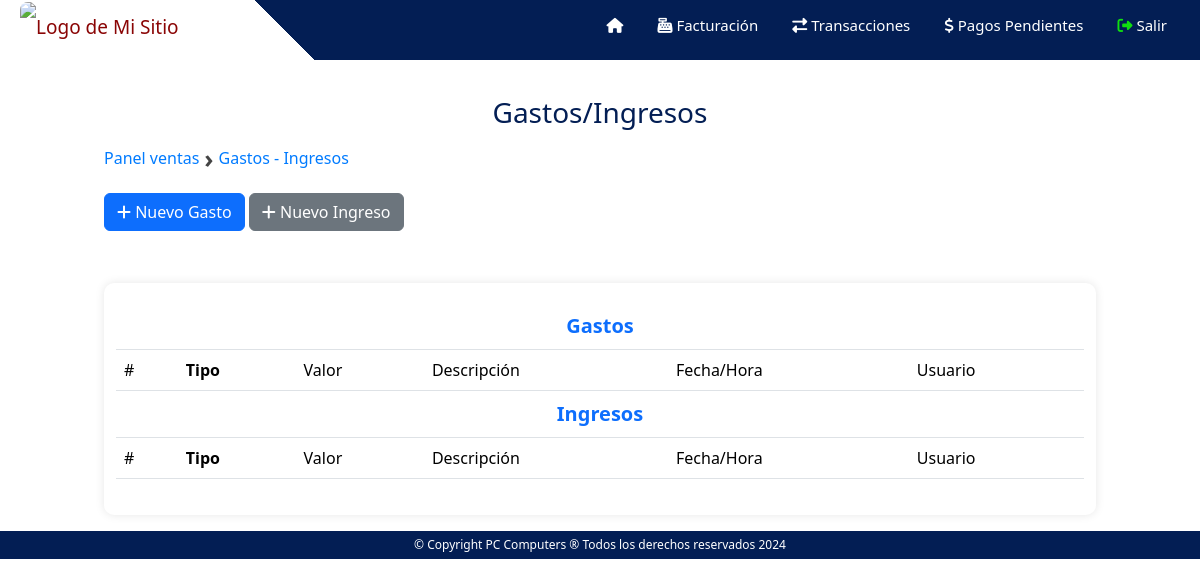
Page /ventas/gastos (signed in) on the earlier database version.
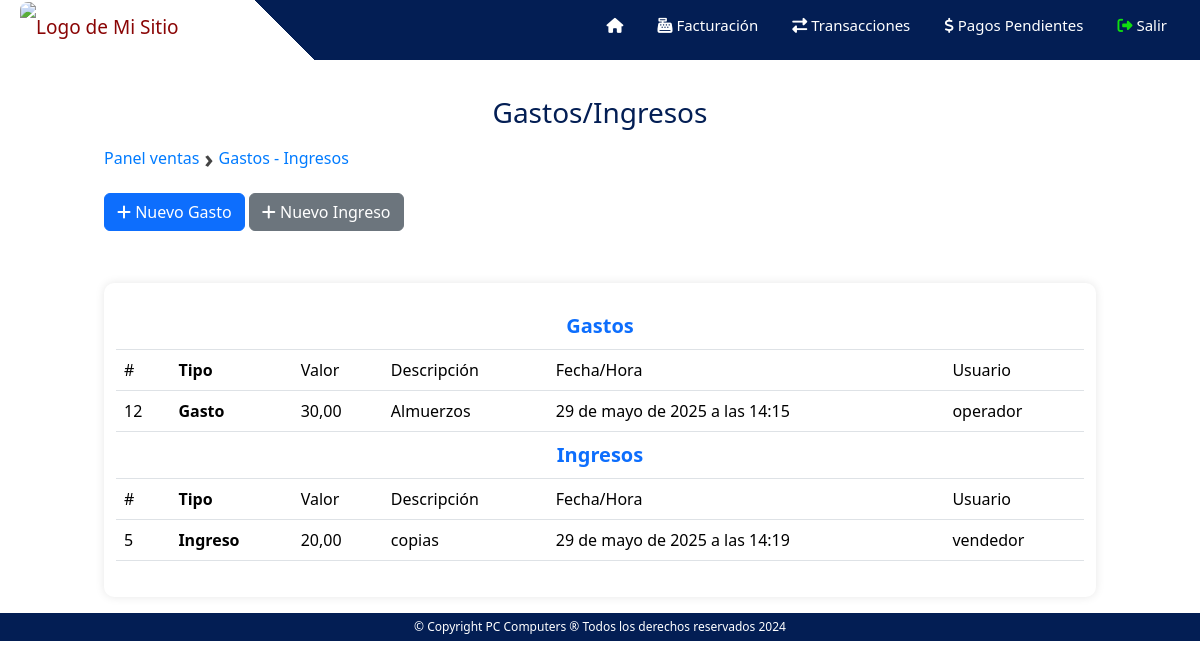
Same page on the later database version.
### operacion/models.py (models this page shows)
class Gasto(models.Model):
    caja = models.ForeignKey(Caja, on_delete=models.CASCADE)
    valor = models.DecimalField(max_digits=10, decimal_places=2)
    descripcion = models.CharField(max_length=255)
    fecha_hora = models.DateTimeField(auto_now_add=True)
    usuario = models.CharField(max_length=20,null=True, blank=True)

class Ingreso(models.Model):
    caja = models.ForeignKey(Caja, on_delete=models.CASCADE)
    valor = models.DecimalField(max_digits=10, decimal_places=2)
    descripcion = models.CharField(max_length=255)
    fecha_hora = models.DateTimeField(auto_now_add=True)
    usuario = models.CharField(max_length=20,null=True, blank=True)

### ventas/decorators.py (the view)
    def wrapped_view(request, *args, **kwargs):
        if request.user.is_authenticated and request.user.groups.filter(name='Vendedores').exists():
            return view_func(request, *args, **kwargs)
        else:
            return redirect('/')

### ventas/views.py (called while the page is built, shortened)
@vendedor_required
def gastos_ventas(request):
    try:
        vendedor = User.objects.get(username=request.user)
        caja = Caja.objects.filter(cajero=vendedor).latest('fecha_hora_inicio')
        try:
            gastos = Gasto.objects.filter(caja = caja)
            ingresos = Ingreso.objects.filter(caja = caja)
        except Gasto.DoesNotExist:
            gastos = ''
        except Ingreso.DoesNotExist:
            ingresos = ''
        return render(request, 'ventas_gastos.html', {'caja':caja,'gastos':gastos,'ingresos':ingresos})
    except Caja.DoesNotExist:
        return render(request, 'ventas_gastos.html', {})

### templates/ventas_gastos.html (shortened to what this page needs)
{% extends "ventas.html" %}
{% block content %}
{% load static %}
<h3 class="title">Gastos/Ingresos</h3>
<div class="breadcrumb">
    <a href="/ventas">Panel ventas</a>
    <span>›</span>
    <a href="/ventas/ingresos">Gastos - Ingresos</a>
</div>
  {%if caja.estado == 'abierta' %}
    <button type="button" class="btn btn-primary mb-1" data-toggle="modal" data-target="#modalNuevoGasto">
        <i class="fas fa-plus"></i> Nuevo Gasto
    </button>
    <button type="button" class="btn btn-secondary mb-1" data-toggle="modal" data-target="#modalNuevoIngreso">
        <i class="fas fa-plus"></i> Nuevo Ingreso
    </button>
  {%else%}
    <div class="alerta">
        <p class="alerta-icono"><i class="fa-solid fa-ban"></i></p>
        <p class="alerta-leyenda">Apertura la caja para agregar nuevos gastos o ingresos.</p>
    </div>
  {%endif%}
<div class="container mt-5">
  <table class="table">
      <thead>
        <tr>
            <th colspan="6" class="text-center text-primary fs-5">
                <b>Gastos</b>
            </th>
        </tr>
          <tr>
              <th>#</th>
              <th><b>Tipo</b></th>
              <th>Valor</th>
              <th>Descripción</th>
              <th>Fecha/Hora</th>
              <th>Usuario</th>
          </tr>
      </thead>
      <tbody>
           {% for gasto in gastos%}
            <tr>
                <td>{{gasto.id}}</td>
                <td><b>Gasto</b></td>
                <td>{{gasto.valor}}</td>
                <td>{{gasto.descripcion}}</td>
                <td>{{gasto.fecha_hora}}</td>
                <td>{{gasto.usuario}}</td>
            </tr>
          {% endfor %}
      </tbody>
      <thead>
        <tr>
            <th colspan="6" class="text-center text-primary fs-5">
                <b>Ingresos</b>
            </th>
        </tr>
          <tr>
              <th>#</th>
              <th><b>Tipo</b></th>
              <th>Valor</th>
              <th>Descripción</th>
              <th>Fecha/Hora</th>
              <th>Usuario</th>
          </tr>
      </thead>
      <tbody>
           {% for ingreso in ingresos%}
            <tr>
                <td>{{ingreso.id}}</td>
                <td><b>Ingreso</b></td>
                <td>{{ingreso.valor}}</td>
                <td>{{ingreso.descripcion}}</td>
                <td>{{ingreso.fecha_hora}}</td>
                <td>{{ingreso.usuario}}</td>
            </tr>
          {% endfor %}
      </tbody>
  </table>
</div>
{% endblock %}

### templates/ventas.html (shortened to what this page needs)
{% load static %}
<!DOCTYPE html>
<html lang="es">
<head>
    <link rel="stylesheet" type="text/css" href="{% static 'css/barraNavegacion.css' %}">
    <link rel="stylesheet" type="text/css" href="{% static 'css/piePagina.css' %}">
    <link rel="stylesheet" type="text/css" href="{% static 'css/ventas_inicio.css' %}">
    <link rel="stylesheet" type="text/css" href="{% static 'css/ventas_transacciones.css' %}">
    <link rel="stylesheet" type="text/css" href="{% static 'css/operacion.css' %}">
    <link href="https://cdn.jsdelivr.net/npm/bootstrap@5.3.2/dist/css/bootstrap.min.css" rel="stylesheet">
    {% load static %}
</head>
<body>
    <header>
        <nav>
            <label class="brand">
                <div class="logo">
                    <a href="/">
                        <img src="{% static 'img/logo.png' %}" alt="Logo de Mi Sitio">
                    </a>
                </div>
            </label>
            <ul>
                <li><a href="/ventas"><i class="fa-solid fa-house"></i></a></li>
                <li><a href="/ventas/facturacion"><i class="fa-solid fa-cash-register"></i> Facturación</a></li>
                <li><a href="/ventas/transacciones"><i class="fa-solid fa-right-left"></i> Transacciones</a></li>
                <li><a href="/ventas/pagospendientes"><i class="fa-solid fa-dollar-sign"></i> Pagos Pendientes</a></li>
                {% if user.is_authenticated %}
                    <li id="users-btn-perfil"><a href="/cerrar-sesion/" ><i class="fa-solid fa-right-from-bracket"></i> Salir</a></li>
                {% endif %}
            </ul>
        </nav>
    </header>
    <main>
        <div class="contenido">
            {% block content %}
            {% endblock %}
        </div>
    </main>
        <p class="copyright-text">&copy; Copyright PC Computers &reg; Todos los derechos reservados 2024</p>
</body>
</html>

### static/css/barraNavegacion.css (style rules this page uses)
* { margin: 0; padding: 0; box-sizing: border-box; list-style: none; text-decoration: none; }
nav { width: 100%; height: 60px !important; min-height: 60px !important; background: linear-gradient(45deg, #FFFFFF 0%, #FFFFFF 25%, #031E54 25%, #031E54 100%); background-size: 100% 100%; position: fixed; z-index: 5; }
.brand { margin-right: 5%; line-height: 50px; }
.brand a { color: rgb(138, 5, 5); font-size: 19px; }
ul { float: right; margin-right: 90px; }
nav ul li { display: inline-block; line-height: 50px; white-space: nowrap; }
nav ul li a { color: Interfaz 1 rgb(194, 194, 194); font-size: 15px; padding: 7px 13px; border-radius: 3px; margin-left: 4px; white-space: nowrap; }
.logo img { list-style: none; width: 220px; height: auto; margin-left: 20px; }
nav a { text-decoration: none; color: #ffffff; }
.contenido { padding-top: 12vh; padding-left: 13vh; padding-right: 13vh; }
#users-btn-perfil .fa-solid { color: rgb(16, 222, 16); }
@media (max-width:1300px) { ul { margin-right: 20px; } }

### static/css/piePagina.css (style rules this page uses)
p { font-size: 10px; }
.copyright-text { text-align: center; font-size: 12px; background-color: #031E54; color: #fff; margin: 0; padding: 5px 0; }

### static/css/ventas_inicio.css (style rules this page uses)
body { font-family: Arial, sans-serif; background-color: #f0f0f0; color: #333; margin: 0; padding: 0; }
.title { text-align: center; color: #031E54; }

### static/css/ventas_transacciones.css (style rules this page uses)
.container { max-width: 800px; margin: 20px auto; padding: 20px; background-color: #fff; border-radius: 10px; box-shadow: 0 0 10px rgba(0, 0, 0, 0.1); }
table { width: 100%; border-collapse: collapse; }
th, td { padding: 8px; border-bottom: 1px solid #ddd; }
th { background-color: #f2f2f2; color: #555; font-weight: normal; }
tr:nth-child(even) { background-color: #f6f6f6; }

### static/css/operacion.css (style rules this page uses)
.container { display: flex; gap: 20px; }
img { width: 100%; max-height: 300px; object-fit: cover; border-radius: 8px; }
.container { max-width: 1200px; margin: auto; }
.breadcrumb { font-size: 14px; color: #666; margin: 10px 0; display: flex; align-items: center; gap: 5px; }
.breadcrumb a { text-decoration: none; color: #007bff; font-weight: 500; transition: 0.3s; }
.breadcrumb span { font-size: 25px; font-weight: bold; color: #444; }

Differences in the rows shown:
added Gasto: id "12", valor "30,00", descripcion "Almuerzos", fecha_hora "29 de mayo de 2025 a las 14:15", usuario "operador"
added Ingreso: id "5", valor "20,00", descripcion "copias", fecha_hora "29 de mayo de 2025 a las 14:19", usuario "vendedor"
